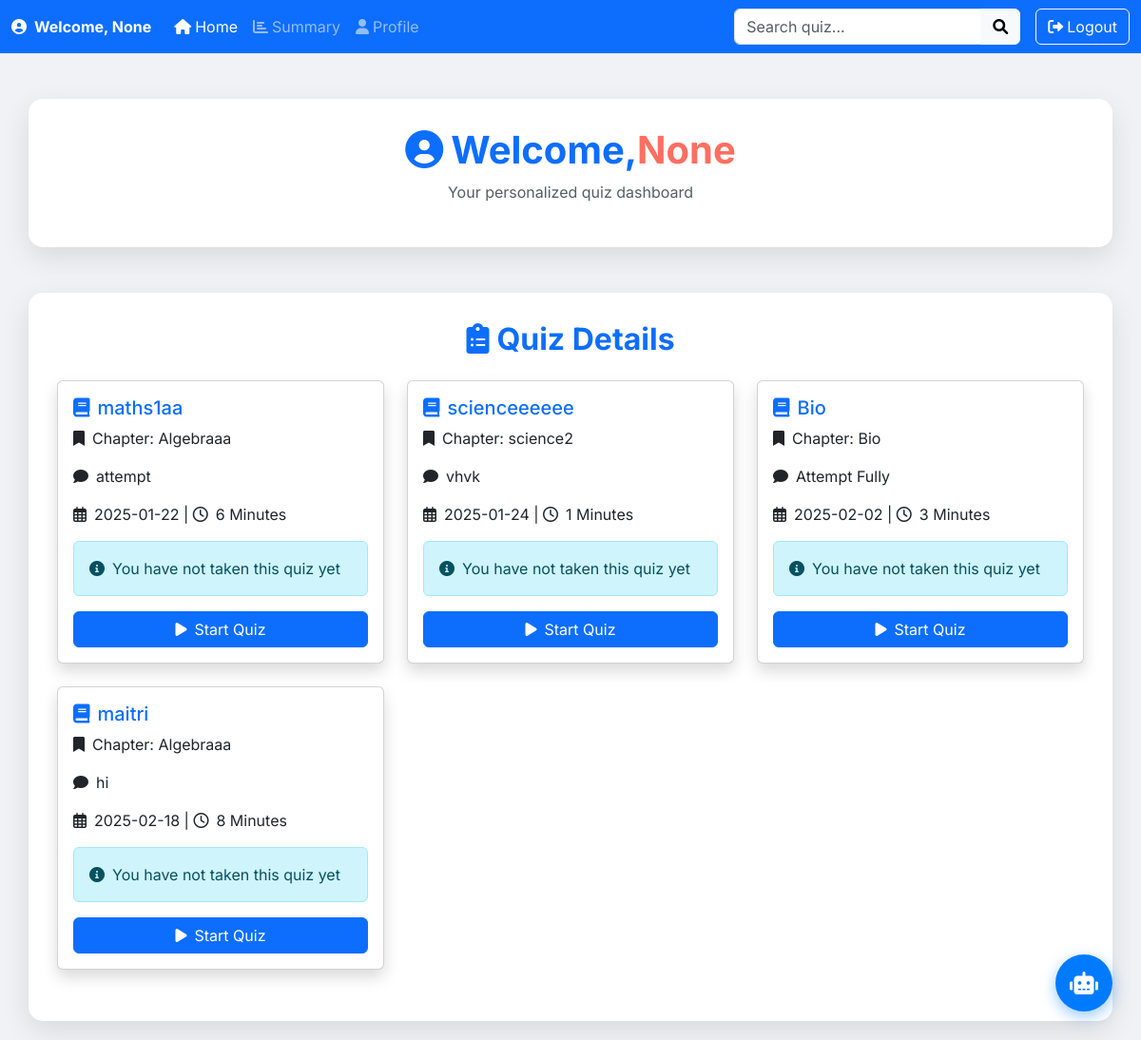
Before: /search_user_quiz with the older database file.
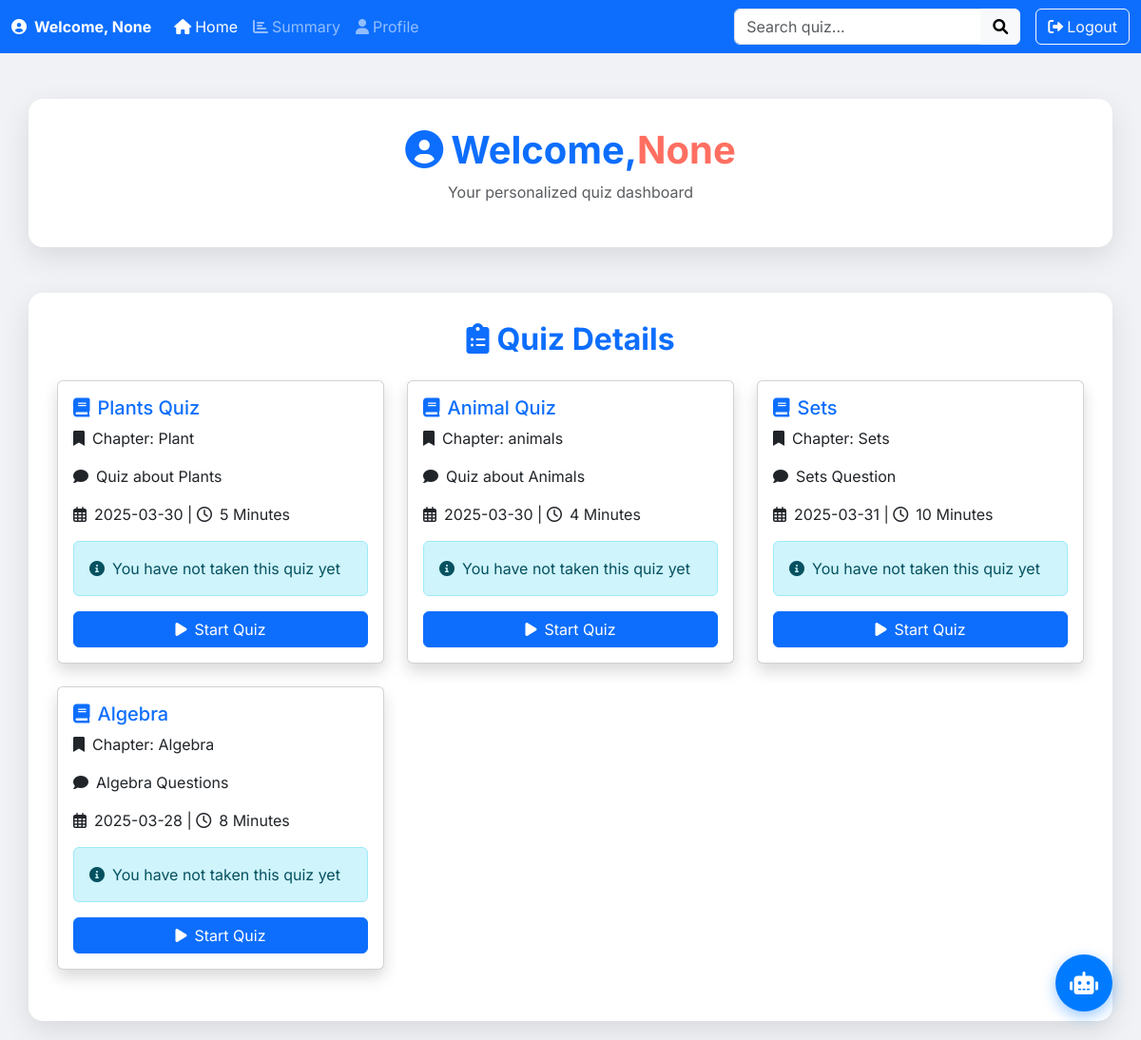
After: the same page with the newer database file.
### app.py (models this page shows)
class Quiz(db.Model):
    id=db.Column(db.Integer,primary_key=True)
    name=db.Column(db.String(150),nullable=False)
    date_of_quiz=db.Column(db.Date,nullable=False)
    time_of_quiz=db.Column(db.Integer,nullable=False)
    remarks=db.Column(db.Text,nullable=False)
    chapter_id = db.Column(db.Integer, db.ForeignKey('chapter.id'), nullable=False)
    questions = db.relationship('Question', back_populates='quiz', cascade="all, delete")
    scores = db.relationship('Scores', back_populates='quiz', cascade="all, delete")
    chapter=db.relationship('Chapter',back_populates='quizzes')

class Chapter(db.Model):
    id=db.Column(db.Integer,primary_key=True)
    name=db.Column(db.String(150),nullable=False)
    description=db.Column(db.Text,nullable=False)
    subject_id=db.Column(db.Integer,db.ForeignKey('subject.id'),nullable=False)
    subject=db.relationship('Subject',back_populates='chapters')
    quizzes=db.relationship('Quiz',back_populates='chapter',cascade='all,delete')

### app.py (the view)
@app.route('/search_user_quiz', methods=['GET'])
def search_user_quiz():
    query = request.args.get('quiz_name', '').strip()
    if query:
        quizzes = Quiz.query.filter(Quiz.name.ilike(f"%{query}%")).all()
    else:
        quizzes = Quiz.query.all()
    return render_template('user_dashboard.html', quizes=quizzes, search_query=query)

### templates/user_dashboard.html (shortened to what the changed rows need)
<!DOCTYPE html>
<html lang="en">
<head>
    <link href="https://cdn.jsdelivr.net/npm/bootstrap@5.3.3/dist/css/bootstrap.min.css" rel="stylesheet">
    <link rel="stylesheet" href="https://cdnjs.cloudflare.com/ajax/libs/font-awesome/6.0.0-beta3/css/all.min.css">
</head>
<body>
    <div class="container mt-5">
        <h1 class="text-center text-primary fw-bold"><i class="fas fa-user-circle me-2"></i>Welcome,<span style="color: #ff6f61;">{{ session.get('username') }}</span></h1>
    </div>
    <div class="container mt-5">
        <h2 class="text-center text-primary fw-bold mb-4"><i class="fas fa-clipboard-list me-2"></i>Quiz Details</h2>
        {% if quizes %}
        <div class="row">
            {% for quiz in quizes %}
            <div class="col-md-4 mb-4">
                <div class="card h-100 shadow">
                    <div class="card-body">
                        <h5 class="card-title text-primary"><i class="fas fa-book me-2"></i>{{ quiz.name }}</h5>
                        <p class="card-text"><i class="fas fa-bookmark me-2"></i>Chapter: {{ quiz.chapter.name }}</p>
                        <p class="card-text"><i class="fas fa-comment me-2"></i>{{ quiz.remarks }}</p>
                        <p class="card-text"><i class="far fa-calendar-alt me-2"></i>{{ quiz.date_of_quiz }} | <i class="far fa-clock me-2"></i>{{ quiz.time_of_quiz }} Minutes</p>
                        {% if quiz.id in scores %}
                        <div class="alert alert-success" role="alert">
                            <i class="fas fa-trophy me-2"></i>Your Score: {{ scores[quiz.id] if scores[quiz.id] is not none else 'N/A' }}/{{quiz.questions | length}}
                        </div>
                        <a href="/start_quiz/{{ quiz.id }}" class="btn btn-warning w-100"><i class="fas fa-redo me-2"></i>Retake Quiz</a>
                        {% else %}
                        <div class="alert alert-info" role="alert">
                            <i class="fas fa-info-circle me-2"></i>You have not taken this quiz yet
                        </div>
                        <a href="/start_quiz/{{ quiz.id }}" class="btn btn-primary w-100"><i class="fas fa-play me-2"></i>Start Quiz</a>
                        {% endif %}
                    </div>
                </div>
            </div>
            {% endfor %}
        </div>
        {% else %}
        <div class="alert alert-warning text-center">
            <i class="fas fa-exclamation-circle me-2"></i>No quizzes found for "{{ search_query }}"
        </div>
        {% endif %}
    </div>
</body>
</html>

Changed rows visible on the page:
removed Quiz: name "maths1aa", chapter.name "Algebraaa", remarks "attempt", date_of_quiz "2025-01-22", time_of_quiz "6"
removed Quiz: name "scienceeeeee", chapter.name "science2", remarks "vhvk", date_of_quiz "2025-01-24", time_of_quiz "1"
removed Quiz: name "Bio", chapter.name "Bio", remarks "Attempt Fully", date_of_quiz "2025-02-02", time_of_quiz "3"
removed Quiz: name "maitri", chapter.name "Algebraaa", remarks "hi", date_of_quiz "2025-02-18", time_of_quiz "8"
added Quiz: name "Plants Quiz", chapter.name "Plant", remarks "Quiz about Plants", date_of_quiz "2025-03-30", time_of_quiz "5"
added Quiz: name "Animal Quiz", chapter.name "animals", remarks "Quiz about Animals", date_of_quiz "2025-03-30", time_of_quiz "4"
added Quiz: name "Sets", chapter.name "Sets", remarks "Sets Question", date_of_quiz "2025-03-31", time_of_quiz "10"
added Quiz: name "Algebra", chapter.name "Algebra", remarks "Algebra Questions", date_of_quiz "2025-03-28", time_of_quiz "8"
